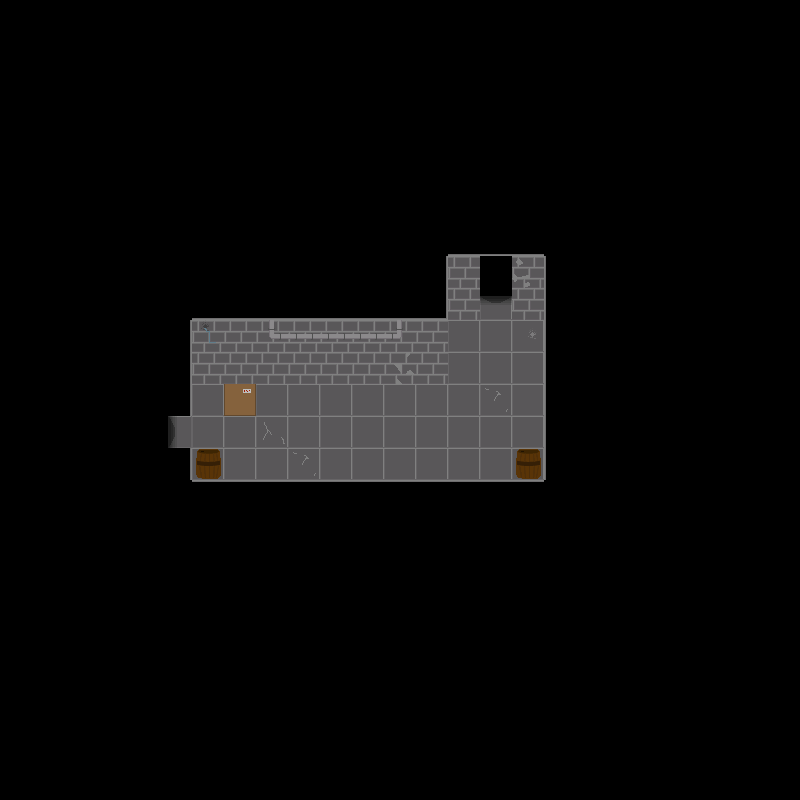

Rendered tile map (Tiled .tmx) drawn with the repository's tilesets; below, a short description and the map source with its tile grids summarised:
An orthogonal 25x25 tile map with 32x32 px tiles, 3 tile layers (backgroundLayer, wallLayer, objectLayer), 2 hidden layers not drawn, 2 tilesets and 2 objects.

<map version="1.2" tiledversion="1.2.3" orientation="orthogonal" renderorder="right-down" width="25" height="25" tilewidth="32" tileheight="32" infinite="0" nextlayerid="8" nextobjectid="3">
 <tileset firstgid="1" name="floor1tiles" tilewidth="32" tileheight="32" tilecount="81" columns="9">
  <image source="../../assets/Floor 1/Floors/f1spritesheet.png" width="288" height="288" />
  <tile id="21">
   <properties>
    <property name="door" value="down" />
   </properties>
  </tile>
  <tile id="22">
   <properties>
    <property name="door" value="left" />
   </properties>
  </tile>
  <tile id="23">
   <properties>
    <property name="door" value="right" />
   </properties>
  </tile>
  <tile id="24">
   <properties>
    <property name="door" value="up" />
   </properties>
  </tile>
 </tileset>
 <tileset firstgid="82" name="objects" tilewidth="32" tileheight="32" tilecount="20" columns="4">
  <image source="../../assets/Floor 1/Floors/objspritesheet.png" width="128" height="160" />
 </tileset>
 <layer id="1" name="backgroundLayer" width="25" height="25">
  <data>[625 cells, 625 non-empty, 7 distinct tile ids]</data>
 </layer>
 <layer id="2" name="wallLayer" width="25" height="25">
  <data>[625 cells, 63 non-empty, 13 distinct tile ids]</data>
 </layer>
 <layer id="4" name="objectLayer" width="25" height="25">
  <data>[625 cells, 3 non-empty, 2 distinct tile ids]</data>
 </layer>
 <layer id="6" name="objectAboveLayer" width="25" height="25" visible="0">
  <data>[625 cells, 1 non-empty, 1 distinct tile ids]</data>
 </layer>
 <objectgroup id="7" name="doorLayer">
  <object id="1" gid="81" x="160" y="448" width="32" height="32">
   <properties>
    <property name="door" value="left" />
   </properties>
  </object>
  <object id="2" gid="81" x="480" y="320" width="32" height="32">
   <properties>
    <property name="door" value="up" />
   </properties>
  </object>
 </objectgroup>
 <layer id="3" name="aboveLayer" width="25" height="25" visible="0">
  <data>[625 cells, 0 non-empty, 0 distinct tile ids]</data>
 </layer>
</map>
